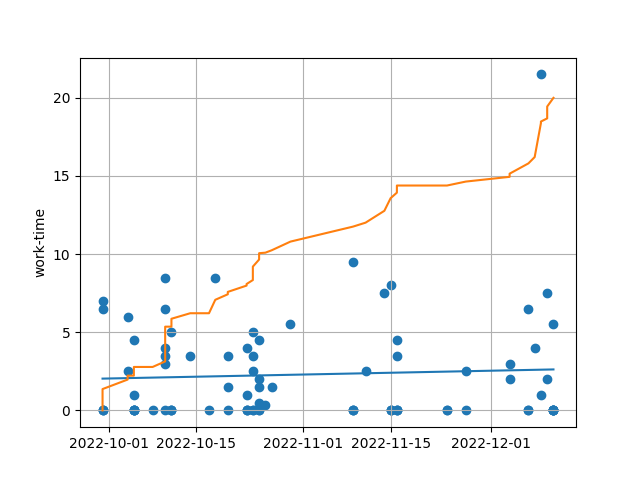

The script that saved this image:
import json
import matplotlib.pyplot as plt
import dateparser
from scipy.stats import linregress


def linregr_fun(xp, yp):
    lr = linregress(xp, yp)
    print(lr.slope, lr.intercept)
    return lambda x: lr.slope*x+lr.intercept

data = json.load(open('allCommits.json', 'r'))
allCommits = []
xp = []
xp_ts = []
yp = []
yp_sum = []
allSum = 0
for commit in reversed(data['allCommits']):
  commit['authorDate'] = dateparser.parse(commit['authorDate'])
  allCommits.append(commit)
  xp.append(commit['authorDate'].date())
  xp_ts.append(commit['authorDate'].timestamp())
  allSum += commit['worktime']
  yp.append(commit['worktime'])
  yp_sum.append(yp_sum[-1]+commit['worktime'] if len(yp_sum)!=0 else commit['worktime'] )
fig, ax = plt.subplots()

plt.ylabel('work-time')

plt.scatter(xp, yp)

# plotting linear regression
lr = linregr_fun(xp_ts, yp)
plt.plot([min(xp), max(xp)], [lr(min(xp_ts)), lr(max(xp_ts))])

# partial sums
plt.plot(xp, [y*20/allSum for y in yp_sum])

plt.grid(visible=True)
plt.savefig('work-time')